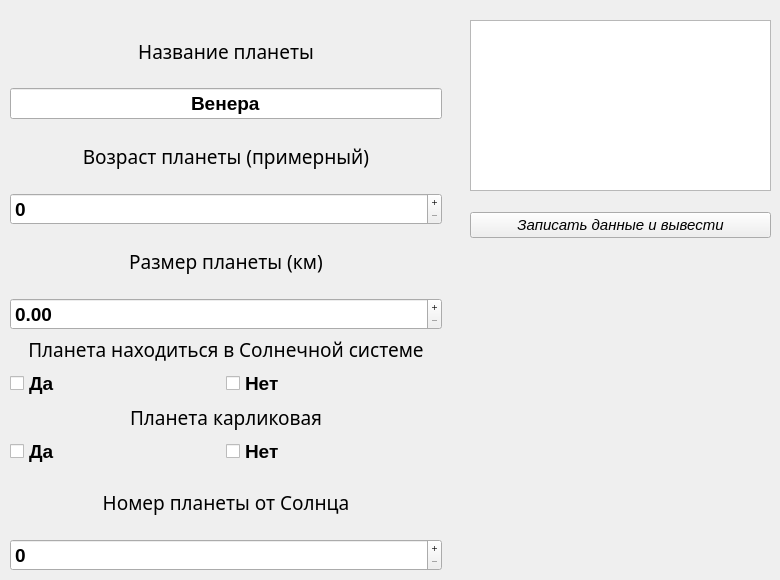
    <widget class="QWidget" name="page">
     <widget class="QPushButton" name="nextButton">
      <property name="geometry">
       <rect>
        <x>450</x>
        <y>260</y>
        <width>101</width>
        <height>41</height>
       </rect>
      </property>
      <property name="text">
       <string/>
      </property>
      <property name="icon">
       <iconset theme="go-next"/>
      </property>
      <property name="iconSize">
       <size>
        <width>30</width>
        <height>30</height>
       </size>
      </property>
      <property name="flat">
       <bool>true</bool>
      </property>
     </widget>
     <widget class="QWidget" name="verticalLayoutWidget_5">
      <property name="geometry">
       <rect>
        <x>10</x>
        <y>20</y>
        <width>432</width>
        <height>551</height>
       </rect>
      </property>
      <layout class="QVBoxLayout" name="verticalLayout_5" stretch="0,0,0,0,0,0">
       <property name="spacing">
        <number>6</number>
       </property>
       <property name="leftMargin">
        <number>0</number>
       </property>
       <item>
        <layout class="QVBoxLayout" name="verticalLayout">
         <item>
          <widget class="QLabel" name="label_2">
           <property name="font">
            <font>
             <family>Waree</family>
             <pointsize>14</pointsize>
             <bold>false</bold>
            </font>
           </property>
           <property name="text">
            <string>Название планеты</string>
           </property>
           <property name="alignment">
            <set>Qt::AlignCenter</set>
           </property>
          </widget>
         </item>
         <item>
          <widget class="QLineEdit" name="nameEdit">
           <property name="font">
            <font>
             <pointsize>14</pointsize>
             <bold>true</bold>
            </font>
           </property>
           <property name="text">
            <string>Венера</string>
           </property>
           <property name="alignment">
            <set>Qt::AlignCenter</set>
           </property>
           <property name="readOnly">
            <bool>true</bool>
           </property>
          </widget>
         </item>
        </layout>
       </item>
       <item>
        <layout class="QVBoxLayout" name="verticalLayout_2">
         <item>
          <widget class="QLabel" name="label_3">
           <property name="font">
            <font>
             <family>Waree</family>
             <pointsize>14</pointsize>
             <bold>false</bold>
            </font>
           </property>
           <property name="text">
            <string>Возраст планеты (примерный)</string>
           </property>
           <property name="alignment">
            <set>Qt::AlignCenter</set>
           </property>
          </widget>
         </item>
         <item>
          <widget class="QSpinBox" name="ageBox">
           <property name="font">
            <font>
             <pointsize>14</pointsize>
             <bold>true</bold>
            </font>
           </property>
           <property name="buttonSymbols">
            <enum>QAbstractSpinBox::PlusMinus</enum>
           </property>
           <property name="maximum">
            <number>9999</number>
           </property>
          </widget>
         </item>
        </layout>
       </item>
       <item>
        <layout class="QVBoxLayout" name="verticalLayout_3">
         <item>
          <widget class="QLabel" name="label_4">
           <property name="font">
            <font>
             <family>Waree</family>
             <pointsize>14</pointsize>
             <bold>false</bold>
            </font>
           </property>
           <property name="text">
            <string>Размер планеты (км)</string>
           </property>
           <property name="alignment">
            <set>Qt::AlignCenter</set>
           </property>
          </widget>
         </item>
         <item>
          <widget class="QDoubleSpinBox" name="heightBox">
           <property name="font">
            <font>
             <pointsize>14</pointsize>
             <bold>true</bold>
            </font>
           </property>
           <property name="buttonSymbols">
            <enum>QAbstractSpinBox::PlusMinus</enum>
           </property>
           <property name="maximum">
            <double>99999.990000000005239</double>
           </property>
          </widget>
         </item>
        </layout>
       </item>
       <item>
        <layout class="QVBoxLayout" name="verticalLayout_4">
         <item>
          <widget class="QLabel" name="label_5">
           <property name="sizePolicy">
            <sizepolicy hsizetype="Preferred" vsizetype="Fixed">
             <horstretch>0</horstretch>
             <verstretch>0</verstretch>
            </sizepolicy>
           </property>
           <property name="font">
            <font>
             <family>Waree</family>
             <pointsize>14</pointsize>
             <bold>false</bold>
            </font>
           </property>
           <property name="text">
            <string>Планета находиться в Солнечной системе</string>
           </property>
           <property name="alignment">
            <set>Qt::AlignCenter</set>
           </property>
          </widget>
         </item>
         <item>
          <layout class="QHBoxLayout" name="horizontalLayout">
           <property name="spacing">
            <number>0</number>
           </property>
           <property name="sizeConstraint">
            <enum>QLayout::SetDefaultConstraint</enum>
           </property>
           <item>
            <widget class="QCheckBox" name="yesBox">
             <property name="sizePolicy">
              <sizepolicy hsizetype="Minimum" vsizetype="Fixed">
               <horstretch>0</horstretch>
               <verstretch>0</verstretch>
              </sizepolicy>
             </property>
             <property name="font">
              <font>
               <pointsize>14</pointsize>
               <bold>true</bold>
              </font>
             </property>
             <property name="text">
              <string>Да</string>
             </property>
             <attribute name="buttonGroup">
              <string notr="true">buttonGroup</string>
             </attribute>
            </widget>
           </item>
           <item>
            <widget class="QCheckBox" name="noBox">
             <property name="sizePolicy">
              <sizepolicy hsizetype="Preferred" vsizetype="Fixed">
               <horstretch>0</horstretch>
               <verstretch>0</verstretch>
              </sizepolicy>
             </property>
             <property name="font">
              <font>
               <pointsize>14</pointsize>
               <bold>true</bold>
              </font>
             </property>
             <property name="text">
              <string>Нет</string>
             </property>
             <attribute name="buttonGroup">
              <string notr="true">buttonGroup</string>
             </attribute>
            </widget>
           </item>
          </layout>
         </item>
        </layout>
       </item>
       <item>
        <layout class="QVBoxLayout" name="verticalLayout_6">
         <item>
          <widget class="QLabel" name="label_6">
           <property name="sizePolicy">
            <sizepolicy hsizetype="Preferred" vsizetype="Fixed">
             <horstretch>0</horstretch>
             <verstretch>0</verstretch>
            </sizepolicy>
           </property>
           <property name="font">
            <font>
             <family>Waree</family>
             <pointsize>14</pointsize>
             <bold>false</bold>
            </font>
           </property>
           <property name="text">
            <string>Планета карликовая</string>
           </property>
           <property name="alignment">
            <set>Qt::AlignCenter</set>
           </property>
          </widget>
         </item>
         <item>
          <layout class="QHBoxLayout" name="horizontalLayout_2">
           <property name="spacing">
            <number>0</number>
           </property>
           <property name="sizeConstraint">
            <enum>QLayout::SetDefaultConstraint</enum>
           </property>
           <item>
            <widget class="QCheckBox" name="bBox">
             <property name="sizePolicy">
              <sizepolicy hsizetype="Minimum" vsizetype="Fixed">
               <horstretch>0</horstretch>
               <verstretch>0</verstretch>
              </sizepolicy>
             </property>
             <property name="font">
              <font>
               <pointsize>14</pointsize>
               <bold>true</bold>
              </font>
             </property>
             <property name="text">
              <string>Да</string>
             </property>
             <attribute name="buttonGroup">
              <string notr="true">buttonGroup_2</string>
             </attribute>
            </widget>
           </item>
           <item>
            <widget class="QCheckBox" name="eBox">
             <property name="sizePolicy">
              <sizepolicy hsizetype="Preferred" vsizetype="Fixed">
               <horstretch>0</horstretch>
               <verstretch>0</verstretch>
              </sizepolicy>
             </property>
             <property name="font">
              <font>
               <pointsize>14</pointsize>
               <bold>true</bold>
              </font>
             </property>
             <property name="text">
              <string>Нет</string>
             </property>
             <attribute name="buttonGroup">
              <string notr="true">buttonGroup_2</string>
             </attribute>
            </widget>
           </item>
          </layout>
         </item>
        </layout>
       </item>
       <item>
        <layout class="QVBoxLayout" name="verticalLayout_7">
         <item>
          <widget class="QLabel" name="label_7">
           <property name="font">
            <font>
             <family>Waree</family>
             <pointsize>14</pointsize>
             <bold>false</bold>
            </font>
           </property>
           <property name="text">
            <string>Номер планеты от Солнца</string>
           </property>
           <property name="alignment">
            <set>Qt::AlignCenter</set>
           </property>
          </widget>
         </item>
         <item>
          <widget class="QSpinBox" name="nutrientsBox">
           <property name="font">
            <font>
             <pointsize>14</pointsize>
             <bold>true</bold>
            </font>
           </property>
           <property name="buttonSymbols">
            <enum>QAbstractSpinBox::PlusMinus</enum>
           </property>
           <property name="maximum">
            <number>9999</number>
           </property>
          </widget>
         </item>
        </layout>
       </item>
      </layout>
     </widget>
     <widget class="QWidget" name="verticalLayoutWidget_8">
      <property name="geometry">
       <rect>
        <x>470</x>
        <y>200</y>
        <width>301</width>
        <height>51</height>
       </rect>
      </property>
      <layout class="QVBoxLayout" name="verticalLayout_8">
       <item>
        <widget class="QPushButton" name="pushInputButton">
         <property name="font">
          <font>
           <family>Ubuntu</family>
           <pointsize>11</pointsize>
           <italic>true</italic>
           <bold>false</bold>
          </font>
         </property>
         <property name="styleSheet">
          <string notr="true">font: italic 11pt &quot;Ubuntu&quot;;</string>
         </property>
         <property name="text">
          <string>Записать данные и вывести</string>
         </property>
        </widget>
       </item>
      </layout>
     </widget>
     <widget class="QTextEdit" name="textEdit">
      <property name="geometry">
       <rect>
        <x>470</x>
        <y>20</y>
        <width>301</width>
        <height>171</height>
       </rect>
      </property>
     </widget>
    </widget>
